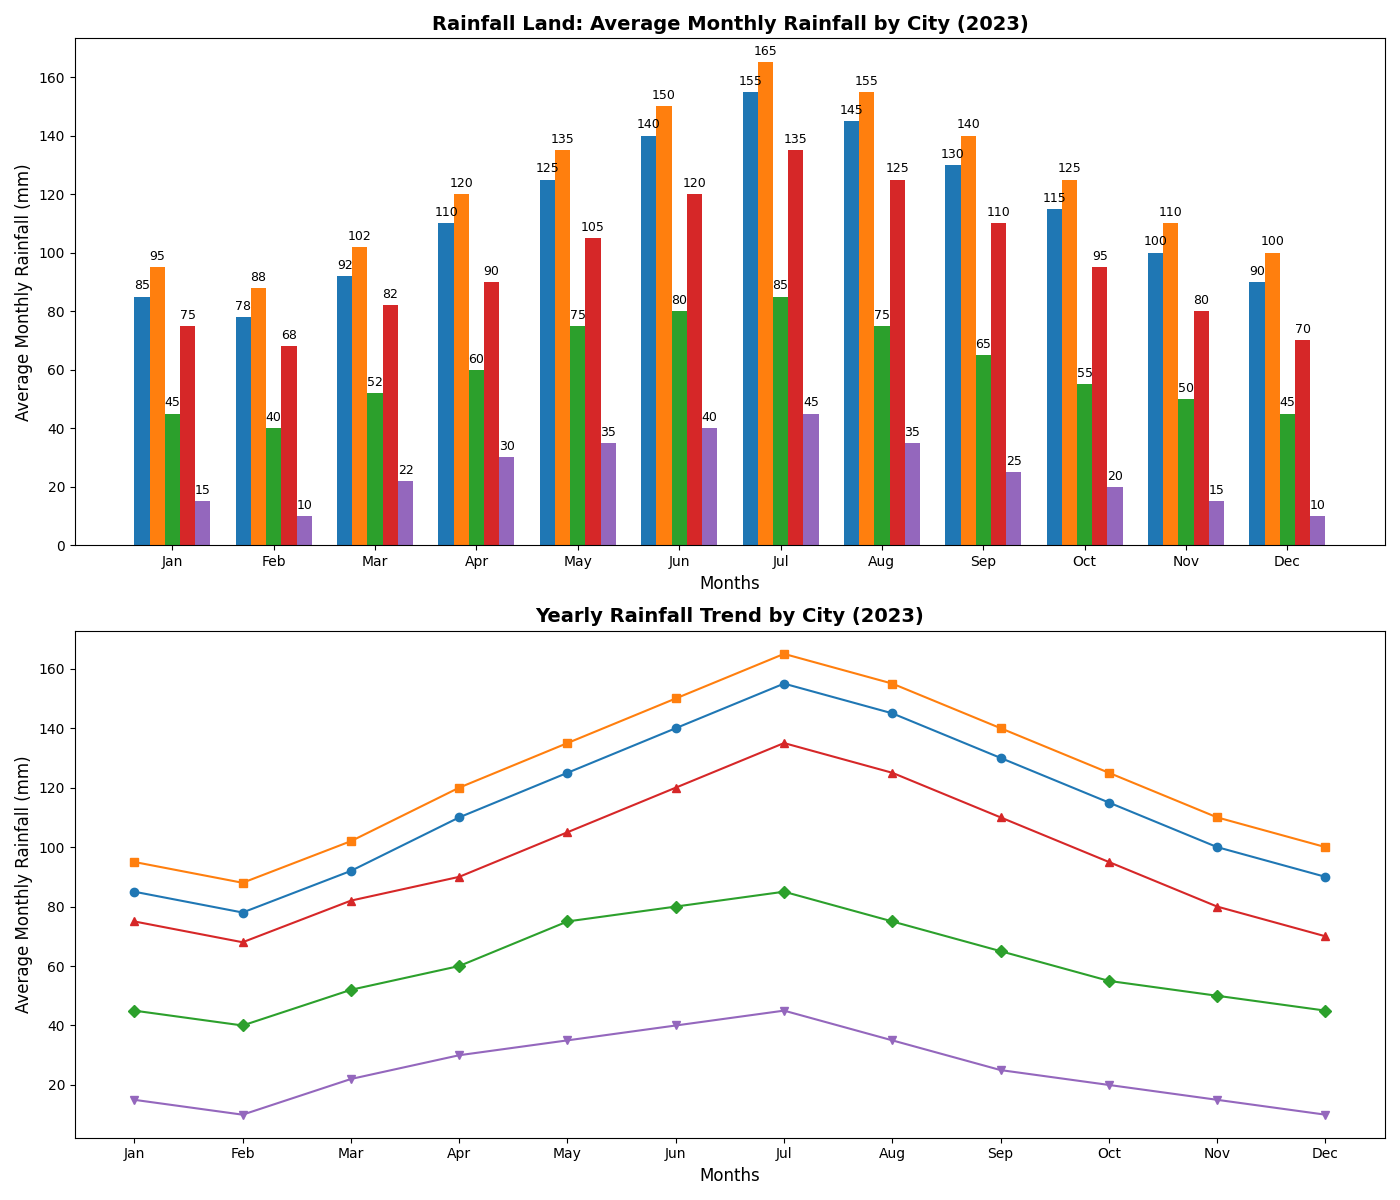

The Python source for this figure:
import matplotlib.pyplot as plt
import numpy as np

cities = ['Oceanview', 'Mountain Peak', 'Sunnyvale', 'Lake Town', 'Desert Hues']
rainfall_data = [
    [85, 78, 92, 110, 125, 140, 155, 145, 130, 115, 100, 90],  # Oceanview
    [95, 88, 102, 120, 135, 150, 165, 155, 140, 125, 110, 100],  # Mountain Peak
    [45, 40, 52, 60, 75, 80, 85, 75, 65, 55, 50, 45],  # Sunnyvale
    [75, 68, 82, 90, 105, 120, 135, 125, 110, 95, 80, 70],  # Lake Town
    [15, 10, 22, 30, 35, 40, 45, 35, 25, 20, 15, 10],  # Desert Hues
]
months = ['Jan', 'Feb', 'Mar', 'Apr', 'May', 'Jun', 'Jul', 'Aug', 'Sep', 'Oct', 'Nov', 'Dec']
rainfall_data = np.array(rainfall_data)

fig, axs = plt.subplots(nrows=2, ncols=1, figsize=(14, 12))

bar_width = 0.15
x = np.arange(len(months))

for i, city in enumerate(cities):
    bars = axs[0].bar(x + i * bar_width, rainfall_data[i], bar_width)
    for bar in bars:
        axs[0].annotate(f'{bar.get_height()}',
                        xy=(bar.get_x() + bar.get_width() / 2, bar.get_height()),
                        xytext=(0, 3), textcoords='offset points',
                        ha='center', va='bottom', fontsize=9)

axs[0].set_xlabel('Months', fontsize=12)
axs[0].set_ylabel('Average Monthly Rainfall (mm)', fontsize=12)
axs[0].set_title('Rainfall Land: Average Monthly Rainfall by City (2023)', fontsize=14, fontweight='bold')
axs[0].set_xticks(x + bar_width * (len(cities) / 2 - 0.5))
axs[0].set_xticklabels(months, fontsize=10)

colors = ['#1f77b4', '#ff7f0e', '#2ca02c', '#d62728', '#9467bd']
markers = ['o', 's', 'D', '^', 'v']

for i, city in enumerate(cities):
    axs[1].plot(months, rainfall_data[i], marker=markers[i], color=colors[i])

axs[1].set_xlabel('Months', fontsize=12)
axs[1].set_ylabel('Average Monthly Rainfall (mm)', fontsize=12)
axs[1].set_title('Yearly Rainfall Trend by City (2023)', fontsize=14, fontweight='bold')

plt.tight_layout()
plt.show()
